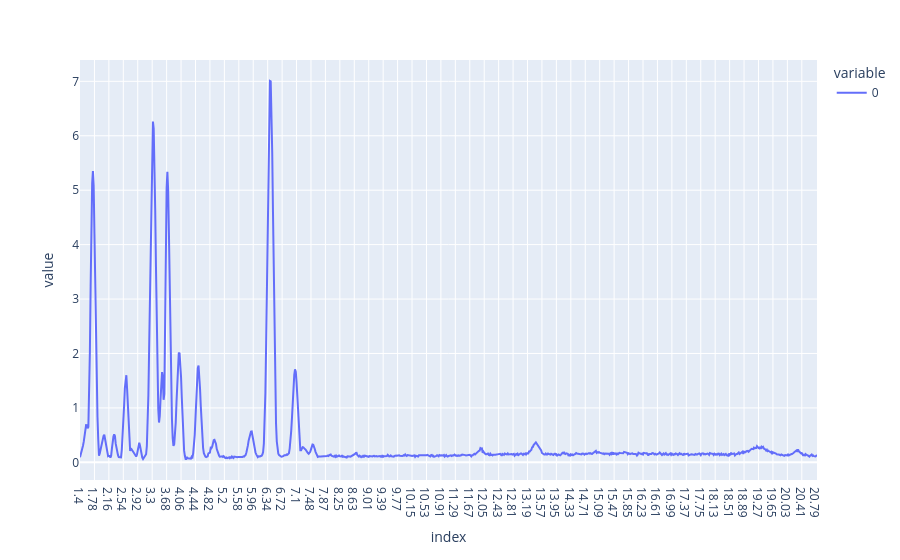

Notebook source saved alongside this figure:
### Code cell
# PLS-DA with optimized latent variables
from modeling import pls_optimized

plsda_results = pls_optimized(
    Xcalclass_prep, 
    ycalclass,
    LVmax=3,
    Xpred=Xpredclass_prep,
    ypred=ypredclass,
    aim='classification',
    cv=10
)

# Convenience references used later
pls_model = plsda_results[3]               # fitted PLS model
vip_scores_mat = plsda_results[4]          # VIP scores matrix (features × LV)
y_pred_cont = plsda_results[5].iloc[:, -1] # continuous predictions for Xcalclass (used for MI/Cov)

# plotando o vip scores rapidamente
vip_scores_mat.T.plot()

### Figure 1 — Plotly figure (JSON) as saved in the notebook; plotly's stock layout.template omitted (floating-point values rounded to 4 significant figures; data arrays with more than 128 entries replaced by an {"elided": "..."} marker saying what was removed)
{"data": [{"hovertemplate": "variable=0<br>index=%{x}<br>value=%{y}<extra></extra>", "legendgroup": "0", "line": {"color": "#636efa", "dash": "solid"}, "marker": {"symbol": "circle"}, "mode": "lines", "name": "0", "orientation": "v", "showlegend": true, "type": "scatter", "x": {"elided": "971 str values"}, "xaxis": "x", "y": {"elided": "971 float values"}, "yaxis": "y"}], "layout": {"legend": {"title": {"text": "variable"}, "tracegroupgap": 0}, "margin": {"t": 60}, "xaxis": {"anchor": "y", "domain": [0, 1], "title": {"text": "index"}}, "yaxis": {"anchor": "x", "domain": [0, 1], "title": {"text": "value"}}}}
